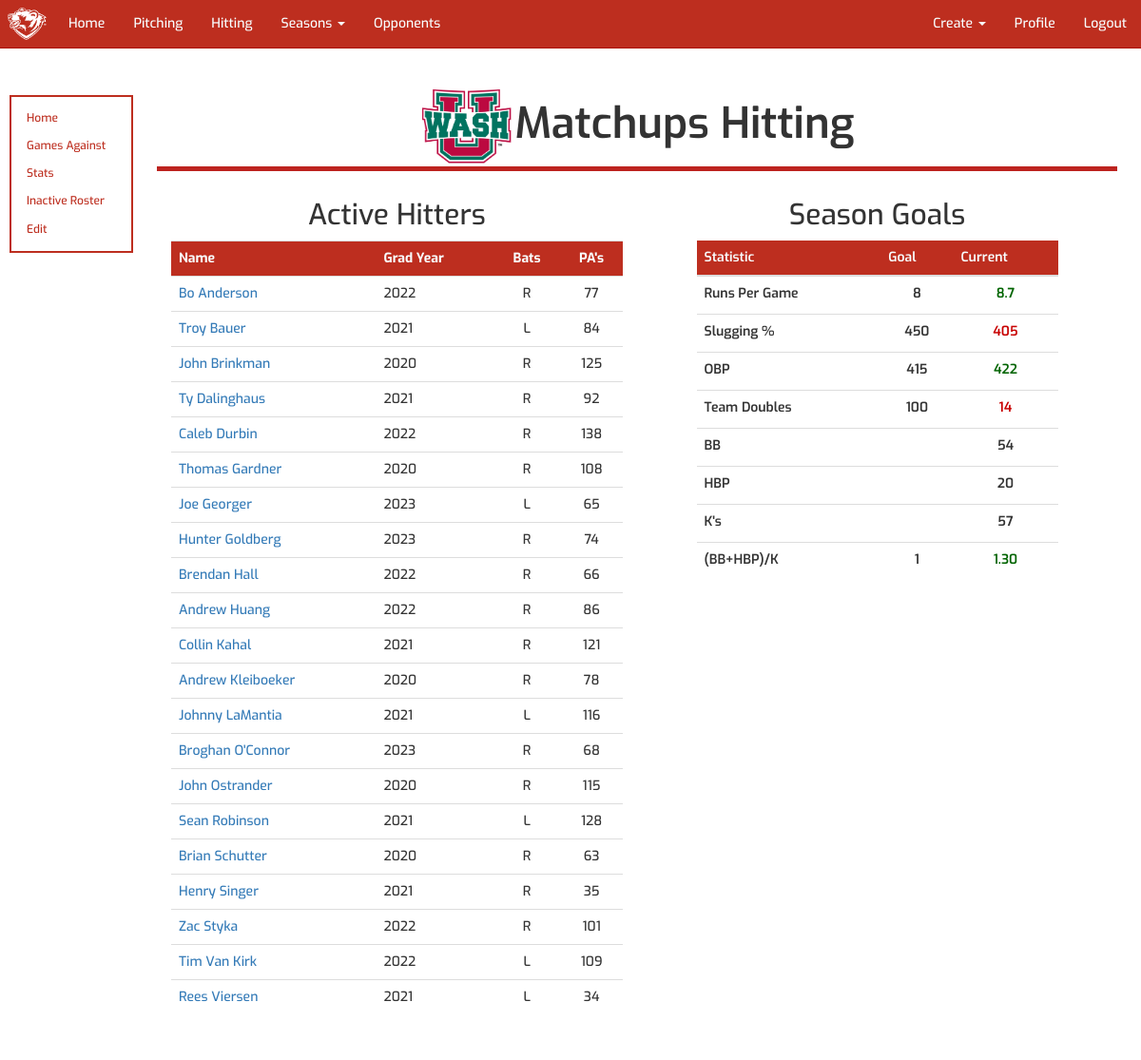
The app's page /hitters/home (signed in) with its own data.
### app/models.py (models this page shows, shortened)
class Opponent(db.Model):
    id = db.Column(db.Integer, primary_key=True)
    name = db.Column(db.String(64), index=True)
    outings = db.relationship('Outing', backref='opponent', lazy='dynamic')
    batters = db.relationship('Batter', backref='opponent', lazy='dynamic', order_by="Batter.lastname")
    pitchers = db.relationship('Pitcher', backref='opponent', lazy='dynamic', order_by="Pitcher.lastname")
    games = db.relationship('Game', backref='opponent', lazy='dynamic')
    def __repr__(self):
        return self.name

class Batter(db.Model):
    id = db.Column(db.Integer, primary_key=True)
    firstname = db.Column(db.String(64))
    lastname = db.Column(db.String(64))
    short_name = db.Column(db.String(8), index=True)
    number = db.Column(db.Integer, index=True)
    initials = db.Column(db.String(8), index=True)
    notes = db.Column(db.String(1024), index=True)
    bats = db.Column(db.String(8), index=True)
    grad_year = db.Column(db.String(8), index=True)
    opponent_id = db.Column(
        db.Integer,
        db.ForeignKey('opponent.id'),
        index=True)
    retired = db.Column(db.Boolean, index=True)
    at_bats = db.relationship('AtBat', backref='batter', lazy='dynamic')
    def name(self):
        return f"{self.firstname} {self.lastname}"
    def num_abs(self):
        count = 0
        for ab in self.at_bats:
            count += 1
        return count

### app/views/hitters.py (the view)
@hitters.route('/hitters/home', methods=['GET', 'POST'])
@login_required
def hitters_home():
    opponent = Opponent.query.filter_by(id=1).first()
    if not opponent:
        flash("URL does not exist")
        return redirect(url_for('main.index'))
    return render_template('hitters/hitters_home.html',
                           title=opponent,
                           opponent=opponent)

### app/models.py (called while the page is built)
@login.user_loader
def load_user(id):
    return User.query.get(int(id))

    def __repr__(self):
        return f'{self.semester} {self.year}'

### app/routes.py (called while the page is built)
@app.context_processor
def template_variables():
    return dict(
        current_season=getCurrentSeason(),
        old_seasons=getOldSeasons())

@app.context_processor
def utility_functions():
    def truncate(n, decimals=2):
        """Truncates the passed value to decimal places.

        Arguments :
            n {number} -- Number to be truncated

        Keyword Arguments :
            decimals {int} -- Number of decimal places to truncate to(default : {2})

        Returns :
            [int]-- truncated verison of passed value
        """
        multiplier = 10 ** decimals
        return int(n * multiplier) / multiplier
    return dict(
        truncate=truncate
    )

def getCurrentSeason():
    current_season = Season.query.filter_by(current_season=True).first()
    return current_season

def getOldSeasons():
    old_seasons = Season.query.filter_by(current_season=False).order_by(Season.year).all()
    return old_seasons

### app/templates/hitters/hitters_home.html (shortened to what this page needs)
{% extends "base.html" %}
{% block styles %}
{{ super() }}
<link rel="stylesheet" type="text/css" href="{{ url_for('static', filename='css/loader.css') }}">
<link rel="stylesheet" type="text/css" href="{{ url_for('static', filename='css/sidenav.css') }}">
<link rel="stylesheet" type="text/css" href="{{ url_for('static', filename='css/staff_home.css') }}">
{% endblock %}
{% block app_content %}
{% include "hitters/hitters_sidenav.html" %}
<div class="main">
    {% include "hitters/hitters_title.html" %}
    <div class="row">
        <div class="col-xs-12 col-md-6" style="text-align: center;">
            <h2>Active Hitters</h2>
            <table class="table sortable_table">
                <tr class="table-headers">
                    <th class="text-left">Name</th>
                    <th class="text-left">Grad Year</th>
                    <th>Bats</th>
                    <th>PA's</th>
                </tr>
                {% for batter in opponent.batters %}
                {% if batter.retired not in [None, "", "1", 1] %}
                <tr>
                    <td class="text-left"><a
                            href="{{ url_for('hitter.hitter_home', id=batter.id) }}">{{ batter.name() }}</a></td>
                    <td class="text-left">{{ batter.grad_year }}</td>
                    <td>{{ batter.bats }}</td>
                    <td>{{ batter.num_abs() }}</td>
                </tr>
                {% endif %}
                {% endfor %}
            </table>
        </div>
        <div class="col-xs-12 col-md-6" style="text-align: center;">
            <h2>Season Goals</h2>
            <table id="team-season-stats" class="table sortable_table">
                <thead>
                    <tr class="table-headers">
                        <th class="text-left">Statistic</th>
                        <th class="text-left">Goal</th>
                        <th class="text-left">Current</th>
                    </tr>
                </thead>
                <tbody>
                    <tr>
                        <td class="text-left">Runs Per Game</td>
                        <td id="rpg_goal"></td>
                        <td id="rpg_current"><div class="loader"></td>
                    </tr>
                    <tr>
                        <td class="text-left">Slugging %</td>
                        <td id="slugging_goal"></td>
                        <td id="slugging_current"><div class="loader"></td>
                    </tr>
                    <tr>
                        <td class="text-left">OBP</td>
                        <td id="obp_goal"></td>
                        <td id="obp_current"><div class="loader"></td>
                    </tr>
                    <tr>
                        <td class="text-left">Team Doubles</td>
                        <td id="doubles_goal"></td>
                        <td id="doubles_current"><div class="loader"></td>
                    </tr>
                    <tr>
                        <td class="text-left">BB</td>
                        <td></td>
                        <td id="bb_current"><div class="loader"></td>
                    </tr>
                    <tr>
                        <td class="text-left">HBP</td>
                        <td></td>
                        <td id="hbp_current"><div class="loader"></td>
                    </tr>
                    <tr>
                        <td class="text-left">K's</td>
                        <td></td>
                        <td id="ks_current"><div class="loader"></td>
                    </tr>
                    <tr>
                        <td class="text-left">(BB+HBP)/K</td>
                        <td id="bb_hbp_k_goal"></td>
                        <td id="bb_hbp_k_current"><div class="loader"></td>
                    </tr>
                </tbody>
            </table>
        </div>
    </div>
</div>
{% endblock %}

### app/templates/hitters/hitters_title.html (shortened to what this page needs)
<div class="row">
    <h1 class="page-title"><img class="logos" alt="Team-Logo"
            src="/static/images/team_logos/{{opponent.id}}.png">{{opponent}} Hitting</h1>
</div>

### app/static/css/base.css (style rules this page uses)
th, td { text-align: center; }
.table-headers { background-color: #bd2e1f; color: #f9feff; }
.main { font-family: 'Exo', sans-serif; font-weight: 500; }

### app/static/css/sidenav.css (style rules this page uses)
.main { margin-left: 140px; padding: 0px 10px; font-family: 'Exo', sans-serif; font-weight: 500; }

### app/static/css/staff_home.css (style rules this page uses)
#team-season-stats { width: 80%; margin-left: 10%; }
#team-season-stats td { height: 40px; font-weight: 600; }
#team-season-stats th { height: 30px; font-weight: 600; }

### app/templates/hitters/hitters_title.html (style rules this page uses)
.page-title { border-bottom: 5px solid #bd231f; font-size: 45px; font-weight: 600; text-align: center; }
.logos { width: 100px; height: auto; }

### records on screen
Opponent: name "Matchups"
Batter: name "Bo Anderson", grad_year "2022", bats "R", num_abs "77"
Batter: name "Troy Bauer", grad_year "2021", bats "L", num_abs "84"
Batter: name "John Brinkman", grad_year "2020", bats "R", num_abs "125"
Batter: name "Ty Dalinghaus", grad_year "2021", bats "R", num_abs "92"
Batter: name "Caleb Durbin", grad_year "2022", bats "R", num_abs "138"
Batter: name "Thomas Gardner", grad_year "2020", bats "R", num_abs "108"
Batter: name "Joe Georger", grad_year "2023", bats "L", num_abs "65"
Batter: name "Hunter Goldberg", grad_year "2023", bats "R", num_abs "74"
Batter: name "Brendan Hall", grad_year "2022", bats "R", num_abs "66"
Batter: name "Andrew Huang", grad_year "2022", bats "R", num_abs "86"
Batter: name "Collin Kahal", grad_year "2021", bats "R", num_abs "121"
Batter: name "Andrew Kleiboeker", grad_year "2020", bats "R", num_abs "78"
Batter: name "Johnny LaMantia", grad_year "2021", bats "L", num_abs "116"
Batter: name "Broghan O'Connor", grad_year "2023", bats "R", num_abs "68"
Batter: name "John Ostrander", grad_year "2020", bats "R", num_abs "115"
Batter: name "Sean Robinson", grad_year "2021", bats "L", num_abs "128"
Batter: name "Brian Schutter", grad_year "2020", bats "R", num_abs "63"
Batter: name "Henry Singer", grad_year "2021", bats "R", num_abs "35"
Batter: name "Zac Styka", grad_year "2022", bats "R", num_abs "101"
Batter: name "Tim Van Kirk", grad_year "2022", bats "L", num_abs "109"
Batter: name "Rees Viersen", grad_year "2021", bats "L", num_abs "34"
